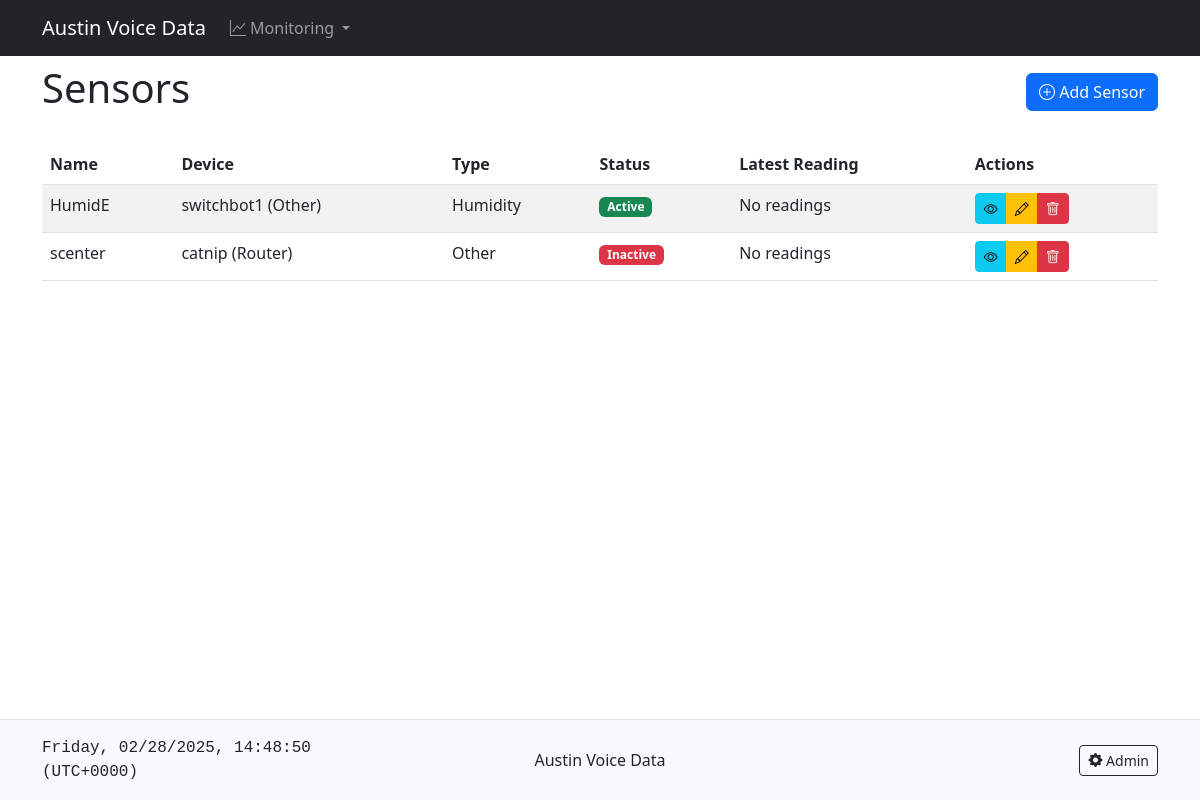
Page /5702hb/sensors/ on the committed database.
### sensors/models.py (models this page shows, shortened)
class Sensor(models.Model):
    DATA_TYPES = [
        ('DB', 'Database'),
        ('INFLUX', 'InfluxDB'),
    ]
    SENSOR_TYPES = [
        ('TEMP', 'Temperature'),
        ('HUM', 'Humidity'),
        ('PRESS', 'Pressure'),
        ('CO2', 'Carbon Dioxide'),
        ('OTHER', 'Other'),
    ]
    UNITS = [
        ('°C', 'Celsius'),
        ('°F', 'Fahrenheit'),
        ('%', 'Percent'),
        ('hPa', 'Hectopascal'),
        ('ppm', 'Parts per Million'),
        ('other', 'Other'),
    ]
    name = models.CharField(max_length=100)
    device = models.ForeignKey(Device, on_delete=models.CASCADE, related_name='sensors')
    sensor_type = models.CharField(max_length=5, choices=SENSOR_TYPES)
    unit = models.CharField(max_length=10, choices=UNITS, default='other')
    data_type = models.CharField(max_length=10, choices=DATA_TYPES, default='DB')
    influx_source = models.ForeignKey(
        InfluxSource,
        on_delete=models.SET_NULL,
        null=True,
        blank=True,
        related_name='sensors'
    )
    influx_measurement = models.CharField(max_length=100, default='sensor_readings', blank=True)
    is_active = models.BooleanField(
        default=True,
        help_text="Inactive sensors will be hidden by default"
    )
    created_at = models.DateTimeField(auto_now_add=True)
    updated_at = models.DateTimeField(auto_now=True)
    class Meta:
        verbose_name_plural = '5. Sensors'
        ordering = ['name']

class Device(models.Model):
    name = models.CharField(max_length=100)
    location = models.ForeignKey(Location, on_delete=models.CASCADE, related_name='devices')
    device_type = models.ForeignKey(
        DeviceType,
        on_delete=models.SET_NULL,
        related_name='devices',
        null=True
    )
    model = models.CharField(max_length=50, blank=True, help_text="Device model number or name")
    manufacturer = models.CharField(max_length=50, blank=True, help_text="Device manufacturer")
    serial_number = models.CharField(max_length=50, null=True, blank=True)
    is_active = models.BooleanField(
        default=True,
        help_text="Inactive devices will be hidden by default"
    )
    created_at = models.DateTimeField(auto_now_add=True)
    updated_at = models.DateTimeField(auto_now=True)
    def __str__(self):
        return f"{self.name} ({self.device_type.name})"
    class Meta:
        verbose_name_plural = '4. Devices'

class DeviceType(models.Model):
    name = models.CharField(max_length=50, unique=True)
    description = models.TextField(blank=True)
    icon = models.CharField(
        max_length=50,
        default='bi-hdd',
        help_text="Bootstrap icon class (e.g., bi-hdd, bi-router)"
    )
    is_active = models.BooleanField(default=True)
    created_at = models.DateTimeField(auto_now_add=True)
    updated_at = models.DateTimeField(auto_now=True)
    class Meta:
        verbose_name_plural = '3. Device Types'
        ordering = ['name']

### sensors/views.py (the view)
# urls.py: path('<slug:place_slug>/sensors/', views.SensorListView.as_view(), name='place_sensors'),
class SensorListView(ListView):
    model = Sensor
    context_object_name = 'sensors'
    template_name = 'sensors/sensor_list.html'
    def get_queryset(self):
        queryset = super().get_queryset()
        place_slug = self.kwargs.get('place_slug')
        if place_slug:
            queryset = queryset.filter(device__location__place__slug=place_slug)
        return queryset
    def get_context_data(self, **kwargs):
        context = super().get_context_data(**kwargs)
        place_slug = self.kwargs.get('place_slug')
        if place_slug:
            context['place'] = get_object_or_404(Place, slug=place_slug)
        return context

### sensors/templates/sensors/sensor_list.html (shortened to what this page needs)
{% extends "sensors/base.html" %}
{% block content %}
<div class="d-flex justify-content-between align-items-center mb-4">
    <h1>Sensors</h1>
    <a href="{% url 'sensors:sensor_create' %}" class="btn btn-primary">
        <i class="bi bi-plus-circle"></i> Add Sensor
    </a>
</div>
<div class="table-responsive">
    <table class="table table-striped table-hover">
        <thead>
            <tr>
                <th>Name</th>
                <th>Device</th>
                <th>Type</th>
                <th>Status</th>
                <th>Latest Reading</th>
                <th>Actions</th>
            </tr>
        </thead>
        <tbody>
            {% for sensor in sensors %}
            <tr>
                <td>{{ sensor.name }}</td>
                <td>{{ sensor.device }}</td>
                <td>{{ sensor.get_sensor_type_display }}</td>
                <td>
                    {% if sensor.is_active %}
                        <span class="badge bg-success">Active</span>
                    {% else %}
                        <span class="badge bg-danger">Inactive</span>
                    {% endif %}
                </td>
                <td>
                    {% with last_reading=sensor.readings.last %}
                        {% if last_reading %}
                            {{ last_reading.value }} ({{ last_reading.timestamp|timesince }} ago)
                        {% else %}
                            No readings
                        {% endif %}
                    {% endwith %}
                </td>
                <td>
                    <div class="btn-group" role="group">
                        <a href="{% url 'sensors:sensor_detail' sensor.pk %}" class="btn btn-sm btn-info">
                            <i class="bi bi-eye"></i>
                        </a>
                        <a href="{% url 'sensors:sensor_update' sensor.pk %}" class="btn btn-sm btn-warning">
                            <i class="bi bi-pencil"></i>
                        </a>
                        <a href="{% url 'sensors:sensor_delete' sensor.pk %}" class="btn btn-sm btn-danger">
                            <i class="bi bi-trash"></i>
                        </a>
                    </div>
                </td>
            </tr>
            {% empty %}
            <tr>
                <td colspan="6" class="text-center">No sensors found.</td>
            </tr>
            {% endfor %}
        </tbody>
    </table>
</div>
{% endblock %}

### sensors/templates/sensors/base.html (style rules this page uses)
html, body { height: 100%; }
body { display: flex; flex-direction: column; min-height: 100vh; }

### rows in the picture
Sensor: name "HumidE", device "switchbot1 (Other)", sensor_type "Humidity", is_active "Active"
Sensor: name "scenter", device "catnip (Router)", sensor_type "Other", is_active "Inactive"
